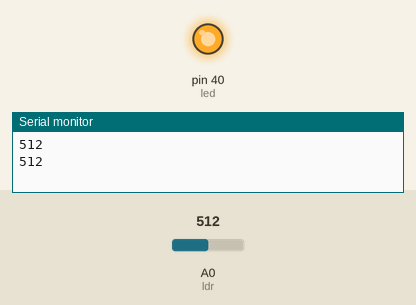
This sketch was run on a simulated Arduino Mega 2560, built with avr-gcc and run on an emulated ATmega2560. Shown: output pins drawn as LEDs (lit = HIGH), the last lines printed to the serial monitor. Dashed ring = blinking. Inputs (shaded band) come from the test bench; at power-on: A0 (ldr) = 512.

Above: at 1.2 s.
1.3 s: A0 (ldr) set to 588
3.2 s: A0 (ldr) set to 608
At 4.1 s:
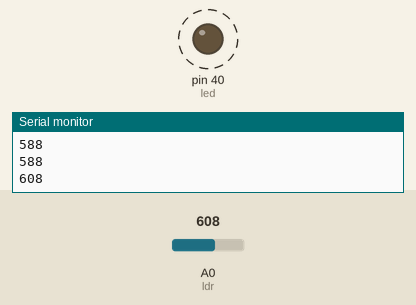
6.2 s: A0 (ldr) set to 590
At 7.2 s:
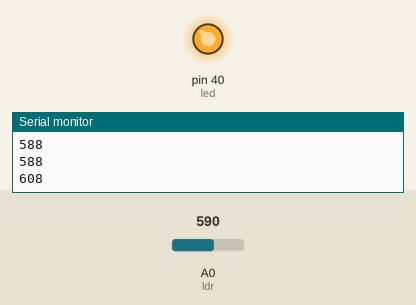
7.7 s: A0 (ldr) set to 610
At 8.7 s:
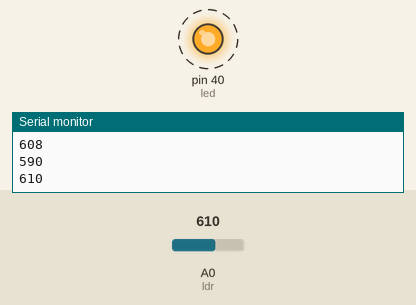
Timing chart, 0 to 11.7 s (numbered marks = the images above; inputs shaded):
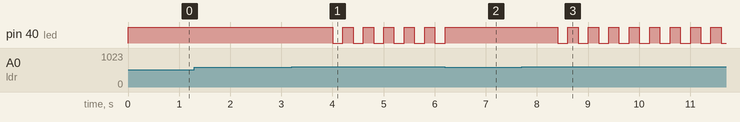

Measured:
- the behaviour switches between 600 and 601 on A0 (ldr) (found by bisection; images 0 and 1)
- after the input at 3.2 s, pin 40 (led): alternates HIGH for 0.20 s and LOW for 0.20 s, starting after 0.80 s
- after the input at 6.2 s, pin 40 (led): goes on until 6.2 s, then stays HIGH
- after the input at 7.7 s, pin 40 (led): alternates HIGH for 0.20 s and LOW for 0.20 s, starting after 0.71 s

The sketch:

LDR_sensor_luz.ino
```cpp
#define ldr A0
#define led 40

void setup() {
  pinMode(led, OUTPUT); //seta led como saida
  Serial.begin(9600); //inicializa serial
}

void loop() {
  Serial.println(analogRead(ldr));
  //media luminosidade
  if(analogRead(ldr)>300 && analogRead(ldr)<=600)
    digitalWrite(led,HIGH);

  //baixa luminosidade
  else if(analogRead(ldr)<=300)
    digitalWrite(led,LOW);

  //luminosidade muito ALTAAAA
  while(analogRead(ldr)>600){
      digitalWrite(led,LOW);
      delay(200);
      digitalWrite(led,HIGH);
      delay(200);
    }
  delay(1000);

}
```
